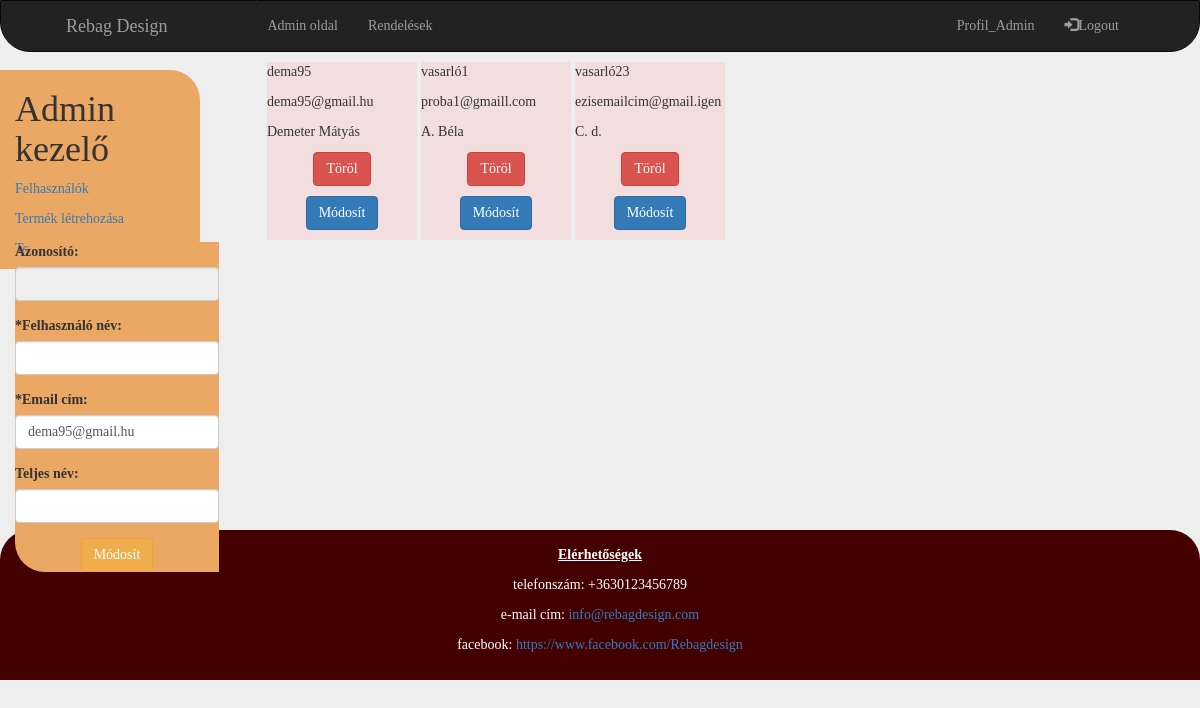
Page /index.php?form=update&page=list_user&link=admin_link (signed in) on the earlier database version.
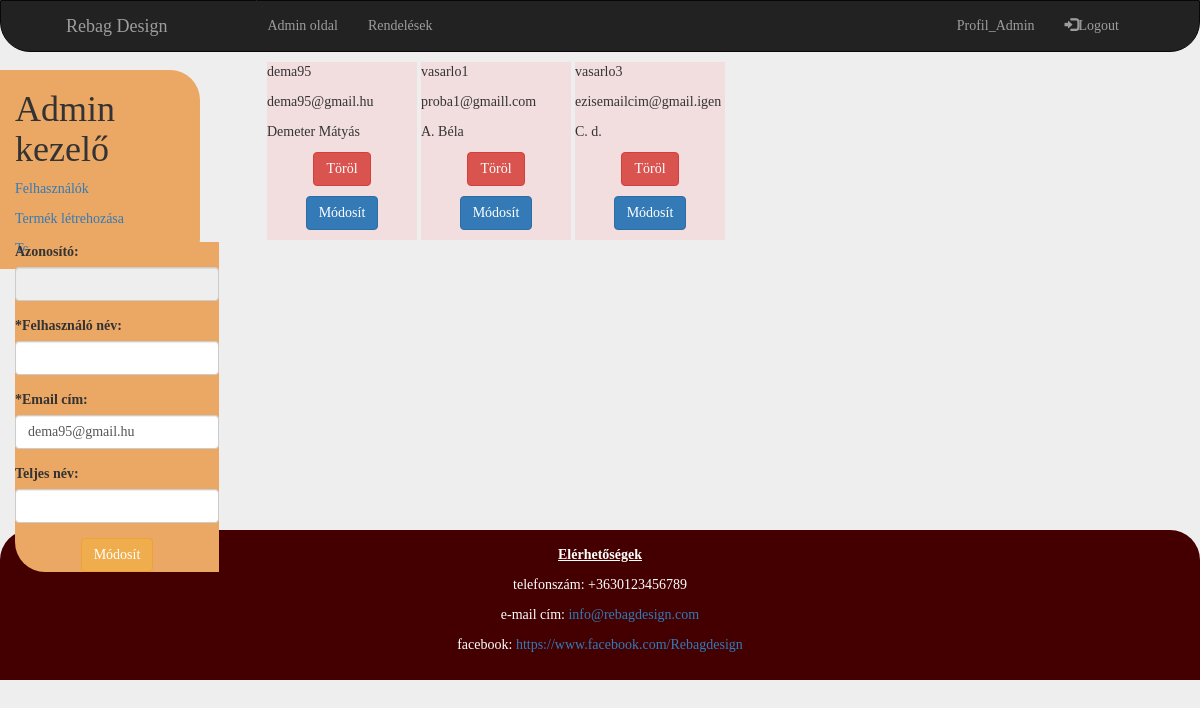
Same page on the later database version.
### tables this page shows
CREATE TABLE `users` (
  `id` int(11) NOT NULL,
  `uname` varchar(20) DEFAULT NULL,
  `upass` text DEFAULT NULL,
  `umail` varchar(50) DEFAULT NULL,
  `ufullname` varchar(50) DEFAULT NULL,
  `rank` int(2) DEFAULT 0,
  `ban` bit(1) DEFAULT b'0',
  `regtime` datetime DEFAULT current_timestamp(),
  `logtime` datetime DEFAULT NULL
);

### pages/list_user.php (the view, shortened to what this page needs)
<?php
if(isset($_SESSION['id']) && $_SESSION['rank'] == 9 && $_SESSION['ban'] == 0){
    include './includes/connect_db.php';
    $sql = "SELECT * FROM `users`";
    $result = mysqli_query($conn, $sql);
    if(mysqli_num_rows($result) > 0){
     while($row = mysqli_fetch_array($result)){
         echo "
         <script langauge='javascript'>
         function deleteUserChoice(uid)
         {
            answer=confirm('Biztos hogy törlöd a felhasználót?');
            if(answer != 0)
            {
                 location = 'includes/delete_user.php?id='+uid;
            }
         }
         </script>
         <div class='card bg-danger' style='width: 15rem; float:left; margin:2px;' title='rank: $row[5]'>
             <div class='card-body'>
             <p class='card-title'>$row[1]</p>
             <p class='card-title'>$row[3]</p>
             <p class='card-text'>$row[4]</p>
             <p style='text-align:center;'><a href='#' class='btn btn-danger' onclick='deleteUserChoice($row[0]); return false;'>Töröl</a></p>
             <p style='text-align:center;'><a href='includes/update_user.php?id=$row[0]' class='btn btn-primary'>Módosít</a></p>
             </div>
         </div>
         ";
     }
    }else{
     echo "Nincs rekord!";
    }
}
else{
    header("Location: pages/no_permission.php");
}
?>

Differences in the rows shown:
changed users "proba1@gmaill.com": uname "vasarló1" → "vasarlo1"
changed users "ezisemailcim@gmail.igen": uname "vasarló23" → "vasarlo3"
